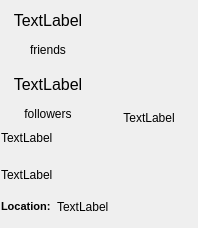
<?xml version="1.0" encoding="UTF-8"?>
<ui version="4.0">
 <class>UserWidgetClass</class>
 <widget class="QWidget" name="UserWidgetClass">
  <property name="geometry">
   <rect>
    <x>0</x>
    <y>0</y>
    <width>198</width>
    <height>228</height>
   </rect>
  </property>
  <property name="sizePolicy">
   <sizepolicy hsizetype="Minimum" vsizetype="Preferred">
    <horstretch>0</horstretch>
    <verstretch>0</verstretch>
   </sizepolicy>
  </property>
  <property name="windowTitle">
   <string>UserWidget</string>
  </property>
  <layout class="QVBoxLayout" name="verticalLayout">
   <property name="leftMargin">
    <number>1</number>
   </property>
   <property name="topMargin">
    <number>9</number>
   </property>
   <property name="rightMargin">
    <number>1</number>
   </property>
   <property name="bottomMargin">
    <number>9</number>
   </property>
   <item>
    <layout class="QHBoxLayout" name="horizontalLayout_2">
     <item>
      <layout class="QVBoxLayout" name="verticalLayout_3">
       <item>
        <widget class="QLabel" name="friendscount">
         <property name="font">
          <font>
           <pointsize>12</pointsize>
          </font>
         </property>
         <property name="text">
          <string>TextLabel</string>
         </property>
         <property name="alignment">
          <set>Qt::AlignCenter</set>
         </property>
        </widget>
       </item>
       <item>
        <widget class="QLabel" name="label_5">
         <property name="text">
          <string>friends</string>
         </property>
         <property name="alignment">
          <set>Qt::AlignCenter</set>
         </property>
        </widget>
       </item>
       <item>
        <spacer name="verticalSpacer">
         <property name="orientation">
          <enum>Qt::Vertical</enum>
         </property>
         <property name="sizeType">
          <enum>QSizePolicy::Minimum</enum>
         </property>
         <property name="sizeHint" stdset="0">
          <size>
           <width>20</width>
           <height>5</height>
          </size>
         </property>
        </spacer>
       </item>
       <item>
        <widget class="QLabel" name="followerscount">
         <property name="font">
          <font>
           <pointsize>12</pointsize>
          </font>
         </property>
         <property name="text">
          <string>TextLabel</string>
         </property>
         <property name="alignment">
          <set>Qt::AlignCenter</set>
         </property>
        </widget>
       </item>
       <item>
        <widget class="QLabel" name="label">
         <property name="text">
          <string>followers</string>
         </property>
         <property name="alignment">
          <set>Qt::AlignCenter</set>
         </property>
        </widget>
       </item>
      </layout>
     </item>
     <item>
      <spacer name="horizontalSpacer">
       <property name="orientation">
        <enum>Qt::Horizontal</enum>
       </property>
       <property name="sizeType">
        <enum>QSizePolicy::Minimum</enum>
       </property>
       <property name="sizeHint" stdset="0">
        <size>
         <width>0</width>
         <height>20</height>
        </size>
       </property>
      </spacer>
     </item>
     <item>
      <layout class="QVBoxLayout" name="verticalLayout_2">
       <item>
        <widget class="QLabel" name="image">
         <property name="minimumSize">
          <size>
           <width>96</width>
           <height>96</height>
          </size>
         </property>
         <property name="maximumSize">
          <size>
           <width>96</width>
           <height>96</height>
          </size>
         </property>
         <property name="scaledContents">
          <bool>true</bool>
         </property>
        </widget>
       </item>
       <item>
        <widget class="QLabel" name="screen_name">
         <property name="sizePolicy">
          <sizepolicy hsizetype="Preferred" vsizetype="Maximum">
           <horstretch>0</horstretch>
           <verstretch>0</verstretch>
          </sizepolicy>
         </property>
         <property name="text">
          <string>TextLabel</string>
         </property>
         <property name="alignment">
          <set>Qt::AlignCenter</set>
         </property>
        </widget>
       </item>
      </layout>
     </item>
    </layout>
   </item>
   <item>
    <widget class="QLabel" name="description">
     <property name="text">
      <string>TextLabel</string>
     </property>
     <property name="alignment">
      <set>Qt::AlignLeading|Qt::AlignLeft|Qt::AlignTop</set>
     </property>
     <property name="wordWrap">
      <bool>true</bool>
     </property>
    </widget>
   </item>
   <item>
    <widget class="QLabel" name="website">
     <property name="sizePolicy">
      <sizepolicy hsizetype="Minimum" vsizetype="Preferred">
       <horstretch>0</horstretch>
       <verstretch>0</verstretch>
      </sizepolicy>
     </property>
     <property name="text">
      <string>TextLabel</string>
     </property>
     <property name="alignment">
      <set>Qt::AlignLeading|Qt::AlignLeft|Qt::AlignVCenter</set>
     </property>
     <property name="wordWrap">
      <bool>true</bool>
     </property>
     <property name="openExternalLinks">
      <bool>true</bool>
     </property>
    </widget>
   </item>
   <item>
    <layout class="QHBoxLayout" name="horizontalLayout">
     <item>
      <widget class="QLabel" name="label_2">
       <property name="sizePolicy">
        <sizepolicy hsizetype="Maximum" vsizetype="Preferred">
         <horstretch>0</horstretch>
         <verstretch>0</verstretch>
        </sizepolicy>
       </property>
       <property name="text">
        <string>&lt;!DOCTYPE HTML PUBLIC &quot;-//W3C//DTD HTML 4.0//EN&quot; &quot;http://www.w3.org/TR/REC-html40/strict.dtd&quot;&gt;
&lt;html&gt;&lt;head&gt;&lt;meta name=&quot;qrichtext&quot; content=&quot;1&quot; /&gt;&lt;style type=&quot;text/css&quot;&gt;
p, li { white-space: pre-wrap; }
&lt;/style&gt;&lt;/head&gt;&lt;body style=&quot; font-family:'MS Shell Dlg 2'; font-size:8.25pt; font-weight:400; font-style:normal;&quot;&gt;
&lt;p style=&quot; margin-top:0px; margin-bottom:0px; margin-left:0px; margin-right:0px; -qt-block-indent:0; text-indent:0px;&quot;&gt;&lt;span style=&quot; font-size:8pt; font-weight:600;&quot;&gt;Location:&lt;/span&gt;&lt;/p&gt;&lt;/body&gt;&lt;/html&gt;</string>
       </property>
      </widget>
     </item>
     <item>
      <widget class="QLabel" name="location">
       <property name="text">
        <string>TextLabel</string>
       </property>
      </widget>
     </item>
    </layout>
   </item>
  </layout>
 </widget>
 <layoutdefault spacing="6" margin="11"/>
 <resources/>
 <connections/>
</ui>
